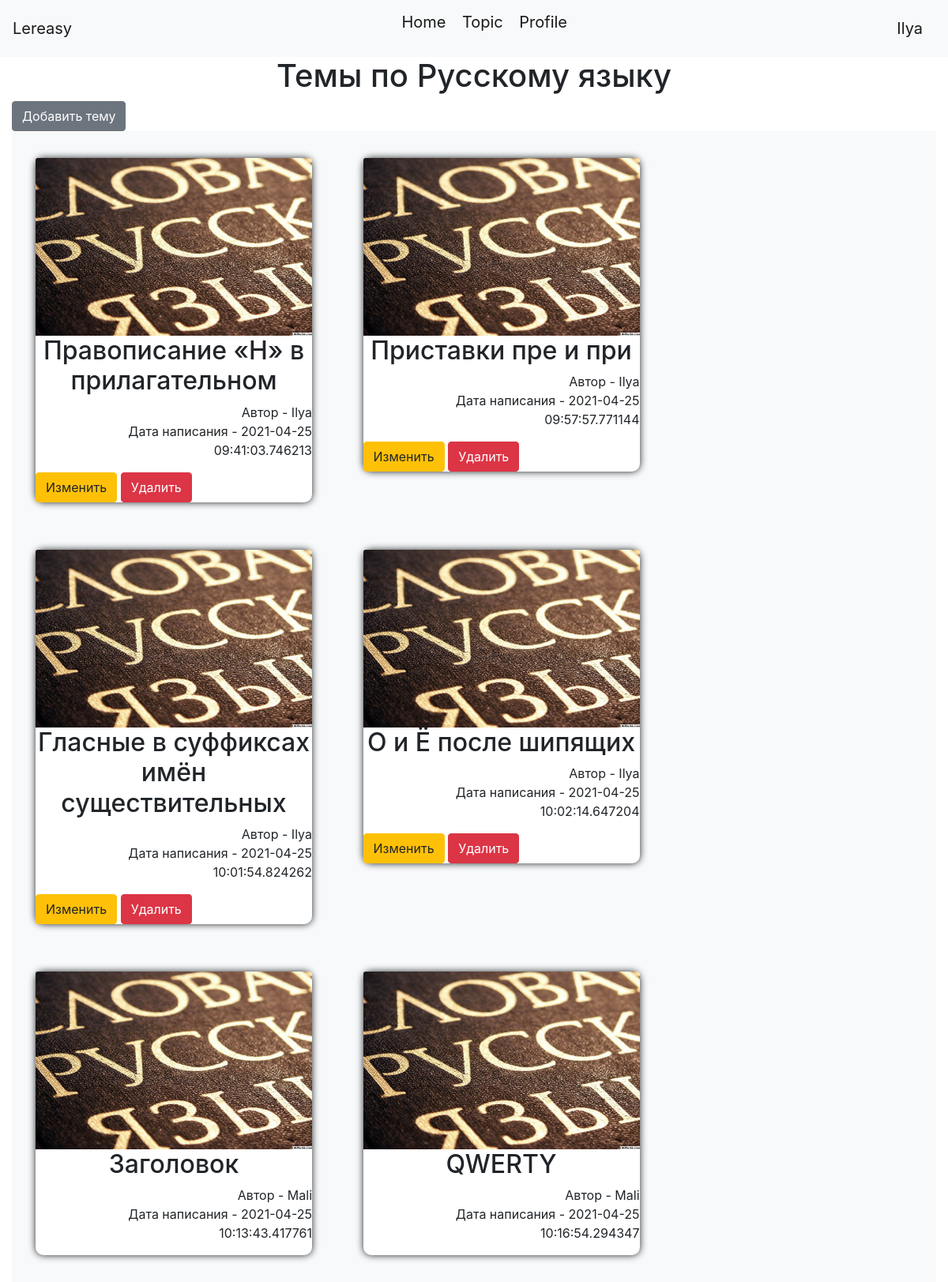
The page /topics (signed in) on the database its author committed.
### data/users.py (models this page shows, shortened)
class User(SqlAlchemyBase, UserMixin):
    __tablename__ = 'users'
    id = sqlalchemy.Column(sqlalchemy.Integer,
                           primary_key=True, autoincrement=True)
    name = sqlalchemy.Column(sqlalchemy.String, nullable=True)
    about = sqlalchemy.Column(sqlalchemy.String, nullable=True)
    email = sqlalchemy.Column(sqlalchemy.String,
                              index=True, unique=True, nullable=True)
    hashed_password = sqlalchemy.Column(sqlalchemy.String, nullable=True)
    created_date = sqlalchemy.Column(sqlalchemy.DateTime,
                                     default=datetime.datetime.now)
    topics = orm.relation("Topics", back_populates='user')

### data/topics.py (models this page shows)
class Topics(SqlAlchemyBase):
    __tablename__ = 'topics'
    id = sqlalchemy.Column(sqlalchemy.Integer,
                           primary_key=True, autoincrement=True)
    title = sqlalchemy.Column(sqlalchemy.String, nullable=True)
    content = sqlalchemy.Column(sqlalchemy.String, nullable=True)
    img = sqlalchemy.Column(sqlalchemy.String, nullable=True, default="static/img/1.jpg")
    created_date = sqlalchemy.Column(sqlalchemy.DateTime,
                                     default=datetime.datetime.now)
    is_private = sqlalchemy.Column(sqlalchemy.Boolean, default=True)
    user_id = sqlalchemy.Column(sqlalchemy.Integer,
                                sqlalchemy.ForeignKey("users.id"))
    user = orm.relation('User')

### main.py (the view)
@app.route("/topics")
def index():
    db_sess = db_session.create_session()
    if current_user.is_authenticated:
        topics = db_sess.query(Topics).filter(
            (Topics.user == current_user) | (Topics.is_private is not True))
    else:
        topics = db_sess.query(Topics).filter(Topics.is_private is not True)
    return render_template("topics.html", title='Темы', topics=topics)

### data/db_session.py (called while the page is built)
def create_session() -> Session:
    global __factory
    return __factory()

### main.py (called while the page is built)
@login_manager.user_loader
def load_user(user_id):
    db_sess = db_session.create_session()
    return db_sess.query(User).get(user_id)

### templates/topics.html
{% extends "base.html" %}
{% block topics %}
<h1 align="center">Темы по Русскому языку</h1>
{% if current_user.is_authenticated %}
<a href="topic" class="btn btn-secondary">Добавить тему</a>
{% endif %}
<div class="album py-1 bg-light">
    {% for item in topics%}
    <div class="block">
        <a href="certain/{{ item.id}}"><img class="bd-placeholder-img card-img-top"
                                            width="100%" height="225" src="{{item.img}}"></a>
        <h2 align="center">{{item.title}}</h2>
        <p align="right">Автор - {{item.user.name}}<br>Дата написания - {{item.created_date}}</p>
        {% if current_user.is_authenticated and current_user == item.user %}
        <div>
            <a href="/topic/{{ item.id }}" class="btn btn-warning">Изменить</a>
            <a href="/topic_delete/{{ item.id }}" class="btn btn-danger">Удалить</a>
        </div>
        {% endif %}
    </div>
    {% endfor %}
</div>
{% endblock %}

### templates/base.html (shortened to what this page needs)
<!doctype html>
<html lang="en">
<head>
    <link rel="stylesheet"
          href="https://stackpath.bootstrapcdn.com/bootstrap/4.4.1/css/bootstrap.min.css"
>
    <link rel="stylesheet" type="text/css"
          href="{{ url_for('static', filename='css/style.css') }}"/>
</head>
<body>
<header>
    <nav class="navbar navbar-light bg-light">
        <a class="navbar-brand" href="/">Lereasy</a>
        <p>
            <a href="/" class="navbar-brand">Home</a>
            <a href="/topics" class="navbar-brand">Topic</a>
            {% if current_user.is_authenticated %}
            <a href="/profile" class="navbar-brand">Profile</a>
            {% endif %}
        </p>
        {% if current_user.is_authenticated %}
        <a class="navbar-brand" href="/logout">{{ current_user.name }}</a>
        {% else %}
        <p>
            <a class="btn btn-primary " href="/register">Зарегистрироваться</a>
            <a class="btn btn-success" href="/login">Войти</a>
        </p>
        {% endif %}
    </nav>
</header>
<main role="main" class="container">
    {% block topics %}{% endblock %}
</main>
</body>
</html>

### static/css/style.css (style rules this page uses)
.block { margin: 30px; width: 350px; background-color: white; text-anchor: middle; box-shadow: 0 0 10px; border-radius: 10px; display: inline-table; }
.container { max-width: 1270px; }

### rows shown on the page
User: name "Ilya"
Topics: img (picture), title "Правописание «Н» в прилагательном", user.name "Ilya", created_date "2021-04-25 09:41:03.746213"
Topics: img (picture), title "Приставки пре и при", user.name "Ilya", created_date "2021-04-25 09:57:57.771144"
Topics: img (picture), title "Гласные в суффиксах имён существительных", user.name "Ilya", created_date "2021-04-25 10:01:54.824262"
Topics: img (picture), title "О и Ё после шипящих", user.name "Ilya", created_date "2021-04-25 10:02:14.647204"
Topics: img (picture), title "Заголовок", user.name "Mali", created_date "2021-04-25 10:13:43.417761"
Topics: img (picture), title "QWERTY", user.name "Mali", created_date "2021-04-25 10:16:54.294347"
